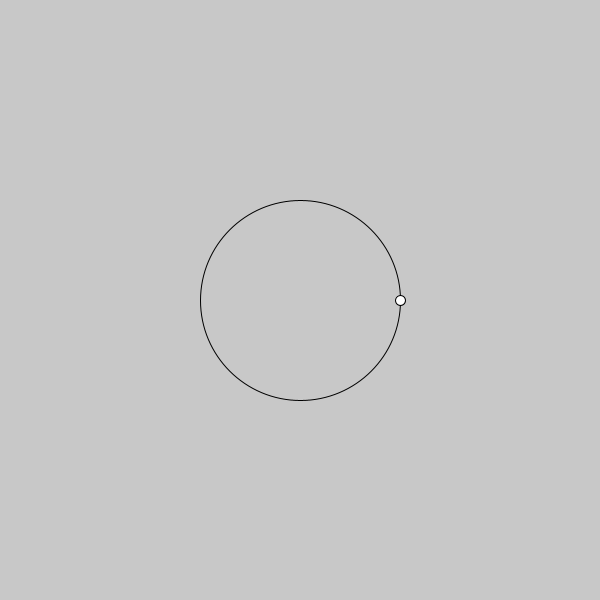
Frame 1 (no input)
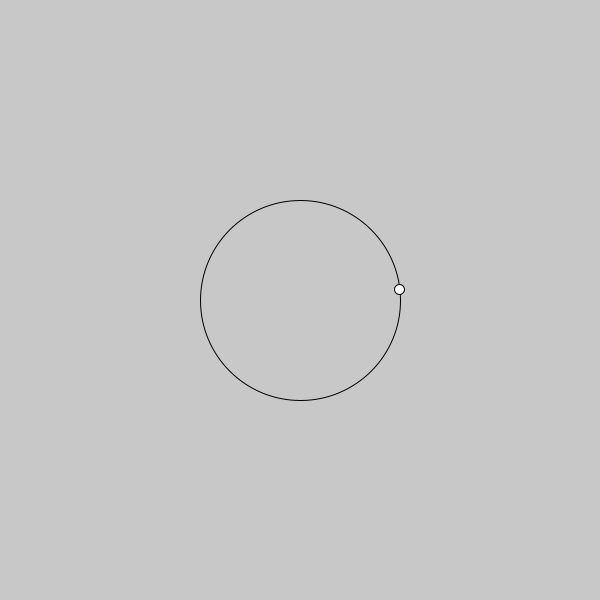
Frame 60 (the mouse pressed at the canvas centre just before this capture)
Frame 120 (the mouse held since frame 60 and released just before this capture): identical to frame 60, image omitted

The Processing sketch that drew these frames (run headless with seeded random() and noise(); from frame 60 on, the mouse is pressed at the canvas centre):

// Processing sketch: processing_186825
// ── processing_186825.pde

float dt = 1/60.0;

// Radio
float r = 100.0;

// Frecuencia
float f = 1.0;

// Velocidad angular
float w = 0.0;

// Tiempo
float t = 0.0 - dt;

PVector pos = new PVector(0, 0);

void setup() {
  size(600, 600);
}

void draw() {
  background(200);
  
  translate(width/2, height/2);
  
  fill(200);
  ellipse(0, 0, r*2, r*2);
  
  w = TWO_PI * f;
  
  t += dt;
  
  pos.x = r * cos(w * t);
  pos.y = r * sin(w * t);
  
  fill(255);
  ellipse(pos.x, pos.y, 10, 10);
}
